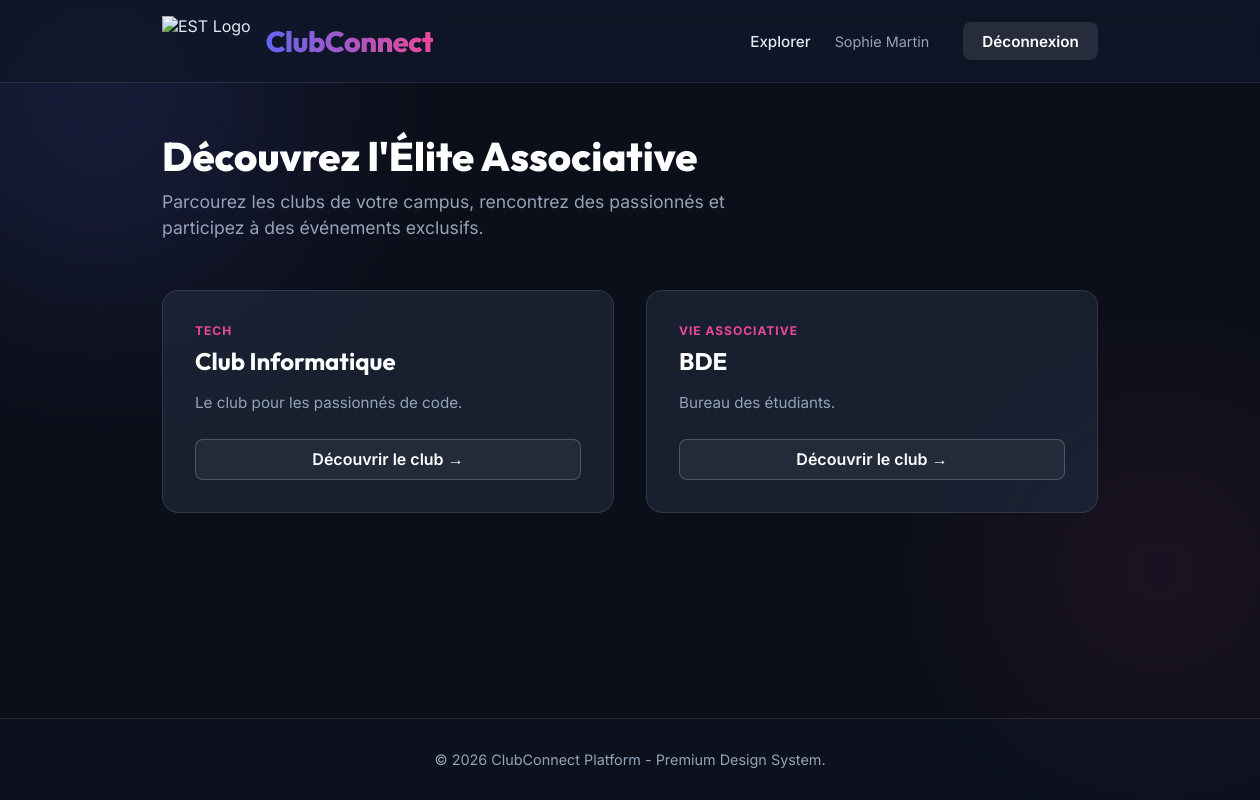
The app's page / (signed in) with its own data.
### models.py (models this page shows)
class Club(db.Model):
    __tablename__ = 'club'
    id = db.Column(db.Integer, primary_key=True)
    nom = db.Column(db.String(100), nullable=False)
    description = db.Column(db.Text)
    categorie = db.Column(db.String(50))
    date_creation = db.Column(db.String(20))
    president_id = db.Column(db.Integer, db.ForeignKey('membre.id'))
    evenements = db.relationship('Evenement', backref='club', cascade="all, delete-orphan", lazy=True)

### app.py (the view)
@app.route('/')
def index():
    user = session.get('user_email')
    clubs = Club.query.all()
    return render_template('index.html', clubs=clubs, user=user)

### templates/index.html (shortened to what this page needs)
{% extends 'base.html' %}
{% block content %}
<div class="animate-in">
    <h2 class="page-title">Découvrez l'Élite Associative</h2>
    <p class="page-subtitle">Parcourez les clubs de votre campus, rencontrez des passionnés et participez à des événements exclusifs.</p>
</div>
<div class="clubs-grid animate-in" style="animation-delay: 0.2s;">
    {% for club in clubs %}
        <div class="club-card">
            <span class="club-category">{{ club.categorie }}</span>
            <h3>{{ club.nom }}</h3>
            <p>{{ club.description }}</p>
            <a href="/club/{{ club.id }}" class="btn-outline">Découvrir le club &rarr;</a>
        </div>
    {% else %}
        <p style="grid-column: 1/-1; text-align: center; color: var(--text-muted); padding: 3rem; background: var(--card-bg); border-radius: 12px; border: 1px dashed var(--card-border);">Aucun club n'est disponible pour le moment.</p>
    {% endfor %}
</div>
{% endblock %}

### templates/base.html (style rules this page uses)
:root { --bg-color: #0b0f19; --text-main: #e2e8f0; --text-muted: #94a3b8; --primary: #6366f1; --primary-hover: #4f46e5; --accent: #ec4899; --card-bg: rgba(30, 41, 59, 0.7); --card-border: rgba(255, 255, 255, 0.1); }
* { box-sizing: border-box; margin: 0; padding: 0; }
body { font-family: 'Inter', sans-serif; background-color: var(--bg-color); color: var(--text-main); min-height: 100vh; position: relative; overflow-x: hidden; display: flex; flex-direction: column; }
.page-title { font-family: 'Outfit', sans-serif; font-size: 2.5rem; font-weight: 800; margin-bottom: 0.5rem; color: #fff; }
.page-subtitle { color: var(--text-muted); font-size: 1.1rem; margin-bottom: 3rem; max-width: 600px; line-height: 1.5; }
.animate-in { animation: fadeUp 0.6s ease-out forwards; opacity: 0; transform: translateY(20px); }

### templates/index.html (style rules this page uses)
.clubs-grid { display: grid; grid-template-columns: repeat(auto-fill, minmax(300px, 1fr)); gap: 2rem; }
.club-card { background: var(--card-bg); border: 1px solid var(--card-border); border-radius: 16px; padding: 2rem; backdrop-filter: blur(10px); -webkit-backdrop-filter: blur(10px); transition: all 0.3s ease; position: relative; overflow: hidden; display: flex; flex-direction: column; }
.club-card::before { content: ''; position: absolute; top: 0; left: 0; right: 0; height: 4px; background: linear-gradient(to right, var(--primary), var(--accent)); opacity: 0; transition: opacity 0.3s ease; }
.club-category { display: inline-block; font-size: 0.75rem; text-transform: uppercase; letter-spacing: 1px; font-weight: 700; color: var(--accent); margin-bottom: 0.5rem; }
.club-card h3 { font-family: 'Outfit', sans-serif; font-size: 1.5rem; color: #fff; margin-bottom: 1rem; }
.club-card p { color: var(--text-muted); font-size: 0.95rem; line-height: 1.5; margin-bottom: 1.5rem; flex: 1; }
.btn-outline { display: inline-block; text-align: center; padding: 0.6rem 1.2rem; border-radius: 8px; border: 1px solid rgba(255, 255, 255, 0.2); color: #fff; text-decoration: none; font-weight: 600; transition: all 0.3s ease; background: rgba(255, 255, 255, 0.05); }

### records on screen
Club: categorie "TECH", nom "Club Informatique", description "Le club pour les passionnés de code."
Club: categorie "VIE ASSOCIATIVE", nom "BDE", description "Bureau des étudiants."

### other values on screen
{{ session.get('user_nom') }} "Sophie Martin"
